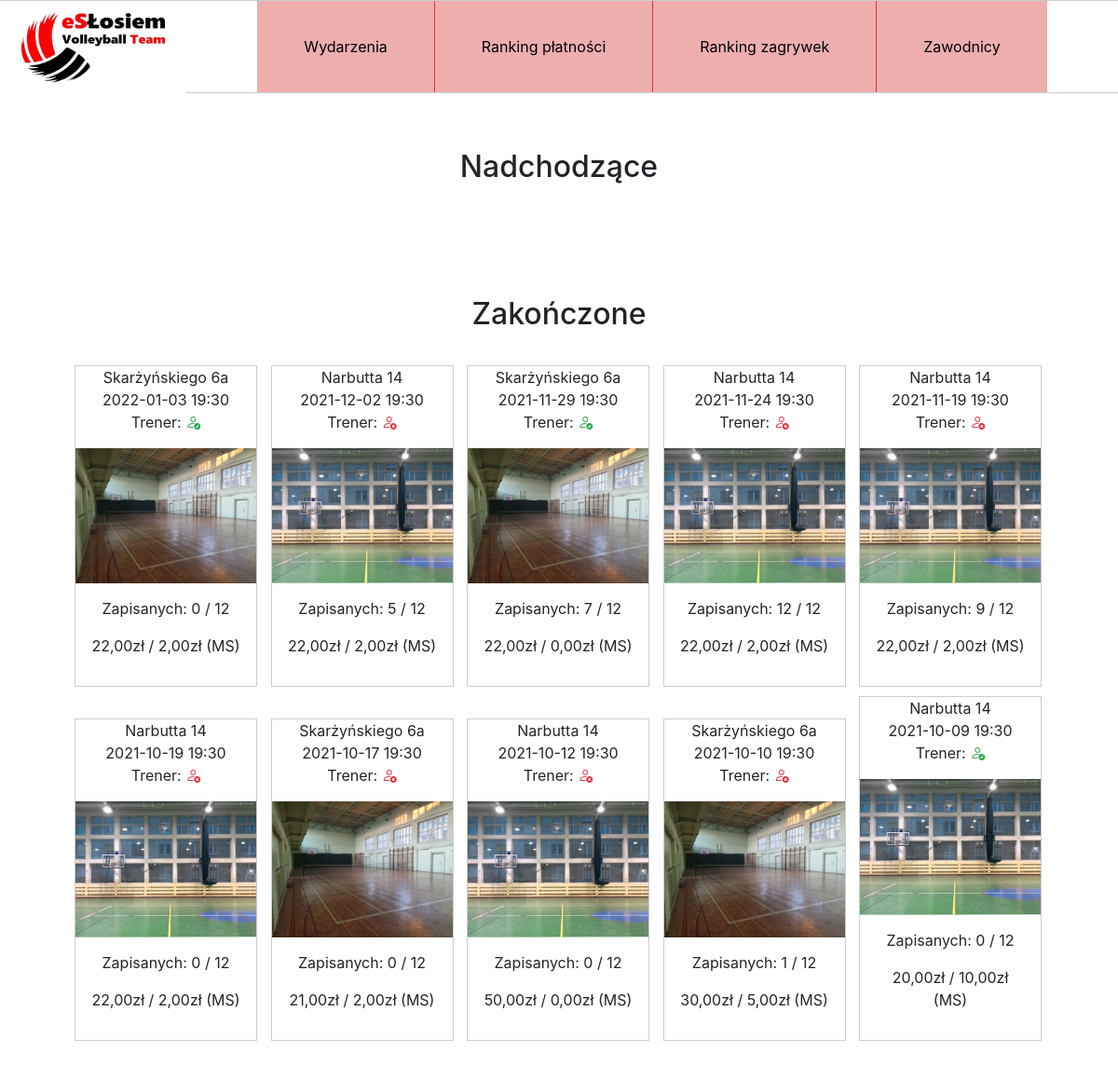
The page / on the database its author committed.
### zapisy/models.py (models this page shows, shortened)
class Event(models.Model):
    date = models.DateTimeField()
    duration = models.DurationField()
    location = models.ForeignKey("Localization", on_delete=models.SET_NULL, blank=True, null=True, default=None)
    price = models.FloatField()
    price_multisport = models.FloatField(default=0)
    player_slots = models.IntegerField(default=12)
    coach = models.BooleanField(default=False)
    cancelled = models.BooleanField(default=False)

class Localization(models.Model):
    address = models.CharField(max_length=32)
    image = models.ImageField(upload_to='localizations')

### zapisy/views.py (the view)
# urls.py: path('', views.AllEventsView.as_view(), name='events'),
class AllEventsView(ListView):
    model = Event
    template_name = "zapisy/events.html"
    def get_context_data(self, **kwargs):
        context = super().get_context_data(**kwargs)
        events = Event.objects.annotate(num_signed=Count(Case(When(entry__reserve=False, then=1), output_field=IntegerField())),
                                        num_reserve=Count(Case(When(entry__reserve=True, then=1), output_field=IntegerField())),
                                        num_paid=Count(Case(When(Q(entry__paid=True) & Q(entry__serves_paid=True), then=1), output_field=IntegerField())))
        context['upcoming'] = events.filter(date__gte=datetime.now())
        context['ended'] = events.filter(date__lte=datetime.now(), cancelled=False).order_by('-date')
        return context

### zapisy/templatetags/filters.py (called while the page is built)
@register.filter
def show_date(date):
    return date.strftime('%Y-%m-%d %H:%M')

@register.filter
def show_price(value):
    return str("{:.2f}".format(value)).replace(".", ",") + 'zł'

### templates/zapisy/events.html (shortened to what this page needs)
{% extends "zapisy/base.html" %}
{% load static %}
{% load filters %}
  {% block content %}
  <div class="center">
    <h2 class="center">Nadchodzące</h2>
  </div>
    <div class="center">
    <h2 class="center">Zakończone</h2>
    {% for event in ended %}
      <div class="gallery">
        <p>
          {{event.location.address}} <br>
          {{event.date|show_date}} <br>
          {% if event.coach %}
            Trener: <i class="bi bi-person-check text-success"></i>
          {% else %}
            Trener: <i class="bi bi-person-x text-danger"></i>
          {% endif %}
        </p>
        <a href="{% url 'event' event.id %}">
          <img src="{{ event.location.image.url }}" alt="Cinque Terre" width="600" height="400">
        </a>
        {% if event.cancelled %}
          <div class="desc">
            <p class="red">ODWOŁANE</p>
          </div>
        {% else %}
          <div class="desc">
            <p>Zapisanych: {{event.num_signed}} / {{event.player_slots}}</p>
            <p>{{event.price|show_price}} / {{event.price_multisport|show_price}} (MS)</p>
          </div>
        {% endif %}
      </div>
    {% endfor %}
    </div>
  {% endblock %}

### static/zapisy/css/style.css (style rules this page uses)
body { margin: 0; padding: 0; }
div { margin: 0 auto; text-align: center; justify-content: center; }
.center { margin: auto; padding: 30px; justify-content: center; text-align: left; }
div.gallery { margin: 5px; border: 1px solid #ccc; display: inline-block; width: 196px; }
div.gallery img { width: 100%; height: auto; }
div.desc { padding: 15px; text-align: center; }
h2.center { text-align: center; }

### rows shown on the page
Event: location.address "Skarżyńskiego 6a", date|show_date "2022-01-03 19:30", shows "Trener:", coach True (drawn), location.image (picture), num_signed "0", player_slots "12", price|show_price "22,00zł", price_multisport|show_price "2,00zł"
Event: location.address "Narbutta 14", date|show_date "2021-12-02 19:30", shows "Trener:", coach False (drawn), location.image (picture), num_signed "5", player_slots "12", price|show_price "22,00zł", price_multisport|show_price "2,00zł"
Event: location.address "Skarżyńskiego 6a", date|show_date "2021-11-29 19:30", shows "Trener:", coach True (drawn), location.image (picture), num_signed "7", player_slots "12", price|show_price "22,00zł", price_multisport|show_price "0,00zł"
Event: location.address "Narbutta 14", date|show_date "2021-11-24 19:30", shows "Trener:", coach False (drawn), location.image (picture), num_signed "12", player_slots "12", price|show_price "22,00zł", price_multisport|show_price "2,00zł"
Event: location.address "Narbutta 14", date|show_date "2021-11-19 19:30", shows "Trener:", coach False (drawn), location.image (picture), num_signed "9", player_slots "12", price|show_price "22,00zł", price_multisport|show_price "2,00zł"
Event: location.address "Narbutta 14", date|show_date "2021-10-19 19:30", shows "Trener:", coach False (drawn), location.image (picture), num_signed "0", player_slots "12", price|show_price "22,00zł", price_multisport|show_price "2,00zł"
Event: location.address "Skarżyńskiego 6a", date|show_date "2021-10-17 19:30", shows "Trener:", coach False (drawn), location.image (picture), num_signed "0", player_slots "12", price|show_price "21,00zł", price_multisport|show_price "2,00zł"
Event: location.address "Narbutta 14", date|show_date "2021-10-12 19:30", shows "Trener:", coach False (drawn), location.image (picture), num_signed "0", player_slots "12", price|show_price "50,00zł", price_multisport|show_price "0,00zł"
Event: location.address "Skarżyńskiego 6a", date|show_date "2021-10-10 19:30", shows "Trener:", coach False (drawn), location.image (picture), num_signed "1", player_slots "12", price|show_price "30,00zł", price_multisport|show_price "5,00zł"
Event: location.address "Narbutta 14", date|show_date "2021-10-09 19:30", shows "Trener:", coach True (drawn), location.image (picture), num_signed "0", player_slots "12", price|show_price "20,00zł", price_multisport|show_price "10,00zł"
